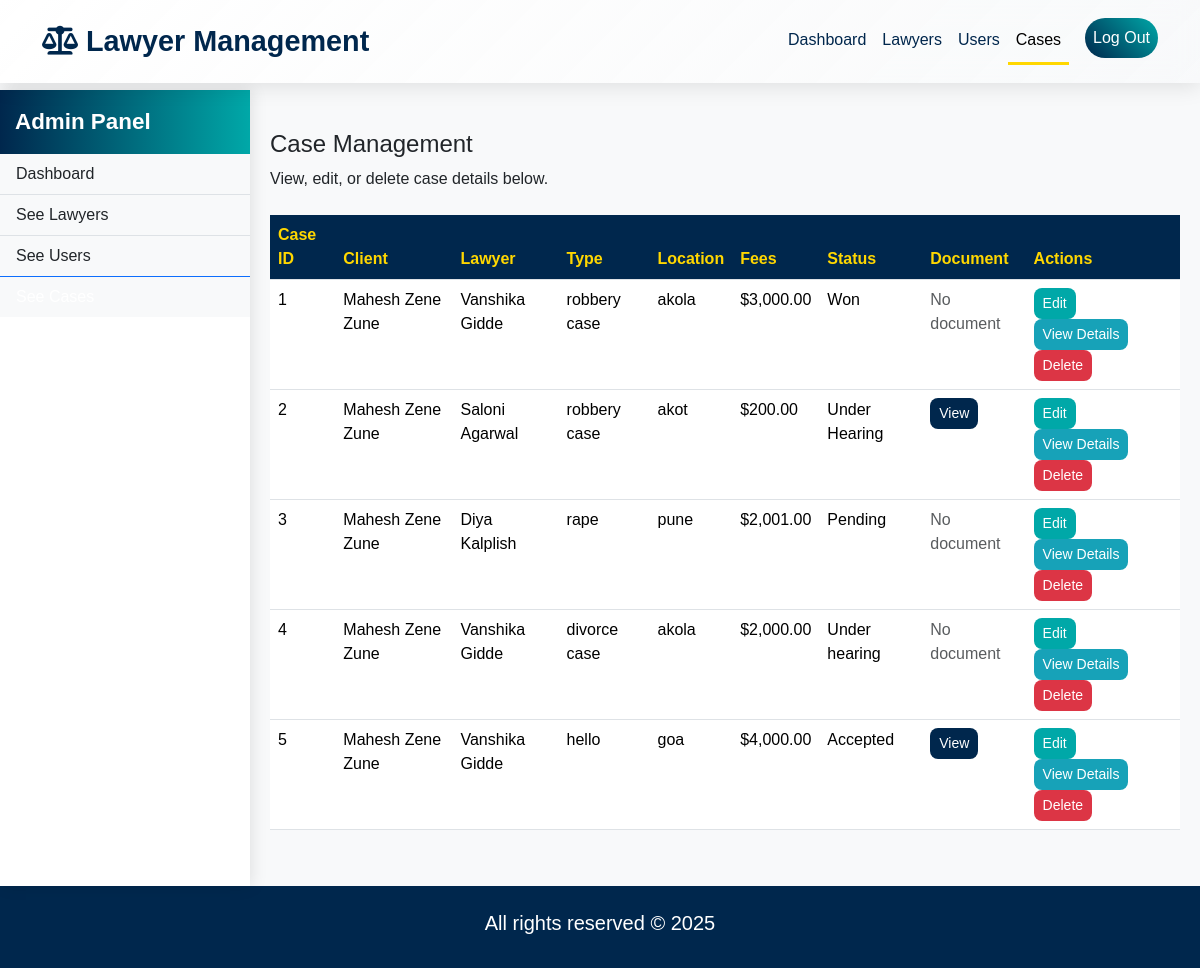
The app's page /admin_case_details.php with its own data.
### tables this page shows
CREATE TABLE `case` (
  `case_id` int(11) NOT NULL,
  `client_id` varchar(20) NOT NULL,
  `lawyer_id` varchar(20) NOT NULL,
  `case_type` varchar(50) NOT NULL,
  `status` varchar(20) NOT NULL DEFAULT 'Pending',
  `location` varchar(100) NOT NULL,
  `fees` decimal(10,2) NOT NULL,
  `document_path` varchar(255) DEFAULT NULL,
  `notes` text DEFAULT NULL,
  `created_at` timestamp NOT NULL DEFAULT current_timestamp(),
  `updated_at` timestamp NOT NULL DEFAULT current_timestamp() ON UPDATE current_timestamp(),
  `deadline` date DEFAULT NULL,
  `hearing_date` date DEFAULT NULL
);

CREATE TABLE `user` (
  `u_id` varchar(20) NOT NULL,
  `first_Name` varchar(100) NOT NULL,
  `last_Name` varchar(100) NOT NULL,
  `email` varchar(100) NOT NULL,
  `password` varchar(100) NOT NULL,
  `status` varchar(100) NOT NULL,
  `role` varchar(100) NOT NULL
);

### admin_case_details.php (the view, shortened to what this page needs)
<?php
$query = "
    SELECT c.case_id, c.case_type, c.location, c.fees, c.document_path, c.status,
           c.client_id, c.lawyer_id,
           client.first_name AS client_fname, client.last_name AS client_lname,
           lawyer.first_name AS lawyer_fname, lawyer.last_name AS lawyer_lname
    FROM `case` c
    JOIN `user` client ON c.client_id = client.u_id
    JOIN `user` lawyer ON c.lawyer_id = lawyer.u_id
";
$result = mysqli_query($conn, $query);
?>
<!doctype html>
<html lang="en">
<head>
  <link href="https://cdn.jsdelivr.net/npm/bootstrap@5.3.2/dist/css/bootstrap.min.css" rel="stylesheet">
  <link rel="stylesheet" href="https://cdnjs.cloudflare.com/ajax/libs/font-awesome/6.0.0-beta3/css/all.min.css">
</head>
<body>
  <div class="page-wrapper">
    <nav class="navbar navbar-expand-lg neo-navbar">
      <div class="container">
        <a class="navbar-brand" href="index.php"><i class="fas fa-balance-scale me-2"></i>Lawyer Management</a>
        <div class="collapse navbar-collapse" id="navbarNav">
          <ul class="navbar-nav ms-auto">
            <li class="nav-item"><a class="nav-link" href="admin_dashboard.php">Dashboard</a></li>
            <li class="nav-item"><a class="nav-link" href="admin_lawyer.php">Lawyers</a></li>
            <li class="nav-item"><a class="nav-link" href="admin_user.php">Users</a></li>
            <li class="nav-item"><a class="nav-link active" href="admin_case_details.php">Cases</a></li>
            <li class="nav-item ms-3"><a class="nav-link btn gradient-btn" href="logout.php">Log Out</a></li>
          </ul>
        </div>
      </div>
    </nav>
    <div class="d-flex">
      <div id="sidebar-wrapper">
        <div class="sidebar-heading">Admin Panel</div>
        <div class="list-group list-group-flush">
          <a href="admin_dashboard.php" class="list-group-item list-group-item-action bg-light">Dashboard</a>
          <a href="admin_lawyer.php" class="list-group-item list-group-item-action bg-light">See Lawyers</a>
          <a href="admin_user.php" class="list-group-item list-group-item-action bg-light">See Users</a>
          <a href="admin_case_details.php" class="list-group-item list-group-item-action bg-light active">See Cases</a>
        </div>
      </div>
      <div id="page-content-wrapper" class="flex-grow-1">
        <div class="dashboard-card">
          <h4 class="text-gradient">Case Management</h4>
          <p class="mb-4 fw-medium">View, edit, or delete case details below.</p>
          <div class="table-responsive">
            <table class="table table-hover" id="caseTable">
              <thead>
                <tr>
                  <th>Case ID</th>
                  <th>Client</th>
                  <th>Lawyer</th>
                  <th>Type</th>
                  <th>Location</th>
                  <th>Fees</th>
                  <th>Status</th>
                  <th>Document</th>
                  <th>Actions</th>
                </tr>
              </thead>
              <tbody>
                <?php while ($row = mysqli_fetch_assoc($result)): ?>
                  <tr>
                    <td><?php echo $row['case_id']; ?></td>
                    <td><?php echo $row['client_fname'] . ' ' . $row['client_lname']; ?></td>
                    <td><?php echo $row['lawyer_fname'] . ' ' . $row['lawyer_lname']; ?></td>
                    <td><?php echo $row['case_type']; ?></td>
                    <td><?php echo $row['location']; ?></td>
                    <td>$<?php echo number_format($row['fees'], 2); ?></td>
                    <td><?php echo $row['status']; ?></td>
                    <td>
                      <?php if ($row['document_path']): ?>
                        <a href="<?php echo $row['document_path']; ?>" target="_blank" class="btn btn-view-doc btn-sm">View</a>
                      <?php else: ?>
                        <span class="text-muted">No document</span>
                      <?php endif; ?>
                    </td>
                    <td>
                      <button class="btn btn-edit btn-sm" data-bs-toggle="modal" data-bs-target="#editModal<?php echo $row['case_id']; ?>">Edit</button>
                      <button class="btn btn-details btn-sm"
                              data-caseid="<?php echo $row['case_id']; ?>"
                              data-client="<?php echo $row['client_fname'] . ' ' . $row['client_lname']; ?>"
                              data-lawyer="<?php echo $row['lawyer_fname'] . ' ' . $row['lawyer_lname']; ?>"
                              data-casetype="<?php echo $row['case_type']; ?>"
                              data-location="<?php echo $row['location']; ?>"
                              data-fees="<?php echo number_format($row['fees'], 2); ?>"
                              data-status="<?php echo $row['status']; ?>"
                              data-document="<?php echo $row['document_path']; ?>"
                              onclick="openCaseDetailsModal(this)">View Details</button>
                      <form method="POST" style="display:inline;" onsubmit="return confirm('Are you sure you want to delete this case?');">
                        <button type="submit" name="delete_case" class="btn btn-delete btn-sm">Delete</button>
                      </form>
                    </td>
                  </tr>
                <?php endwhile; ?>
              </tbody>
            </table>
          </div>
        </div>
      </div>
    </div>
    <footer>
      <div class="container">
        <div class="row">
          <div class="col">
            <h5>All rights reserved © <?php echo date("Y"); ?></h5>
          </div>
        </div>
      </div>
    </footer>
  </div>
</body>
</html>

### admin_case_details.php (style rules this page uses)
:root { --primary-color: #00274D; --accent-color: #FFD700; --secondary-color: #00A8A8; --background-color: #F8F9FA; }
html, body { height: 100%; }
body { font-family: 'Poppins', sans-serif; background: var(--background-color); margin: 0; padding-top: 90px; }
.page-wrapper { display: flex; flex-direction: column; min-height: 100vh; }
#sidebar-wrapper { width: 250px; background: #FFF; box-shadow: 2px 0 15px rgba(0,0,0,0.1); z-index: 1000; overflow-y: auto; }
.sidebar-heading { background: linear-gradient(90deg, var(--primary-color), var(--secondary-color)); color: #FFF; padding: 15px; font-size: 1.4rem; font-weight: 700; }
#page-content-wrapper { flex: 1; padding: 40px 20px; }
.neo-navbar { background: linear-gradient(135deg, rgba(255,255,255,0.95), rgba(248,249,250,0.85)); backdrop-filter: blur(12px); box-shadow: 0 4px 20px rgba(0,0,0,0.1); padding: 15px 0; position: fixed; top: 0; width: 100%; z-index: 1030; }
.navbar-brand { color: var(--primary-color); font-weight: 700; font-size: 1.8rem; }
.nav-link { color: var(--primary-color); font-weight: 500; padding: 10px 15px; transition: all 0.3s ease; }
.nav-link.active { color: var(--accent-color); border-bottom: 3px solid var(--accent-color); }
.gradient-btn { background: linear-gradient(45deg, var(--primary-color), var(--secondary-color)); color: #FFF; border-radius: 25px; padding: 8px 20px; font-weight: 500; transition: all 0.3s ease; }
.table-responsive { margin-top: 20px; }
.table thead th { background: var(--primary-color); color: var(--accent-color); font-weight: 600; }
.btn-edit { background: var(--secondary-color); color: #FFF; border-radius: 8px; transition: all 0.3s ease; }
.btn-delete { background: #DC3545; color: #FFF; border-radius: 8px; transition: all 0.3s ease; }
.btn-view-doc { background: var(--primary-color); color: #FFF; border-radius: 8px; transition: all 0.3s ease; }
.btn-details { background: #17A2B8; color: #FFF; border-radius: 8px; transition: all 0.3s ease; }
footer { background: var(--primary-color); color: #FFF; padding: 25px 0; text-align: center; font-weight: 500; }

### records on screen
case: case_id "1", user.first_Name "Mahesh", user.last_Name "Zene Zune", user.first_Name "Vanshika", user.last_Name "Gidde", case_type "robbery case", location "akola", fees "3,000.00", status "Won", shows "No document"
case: case_id "2", user.first_Name "Mahesh", user.last_Name "Zene Zune", user.first_Name "Saloni", user.last_Name "Agarwal", case_type "robbery case", location "akot", fees "200.00", status "Under Hearing"
case: case_id "3", user.first_Name "Mahesh", user.last_Name "Zene Zune", user.first_Name "Diya", user.last_Name "Kalplish", case_type "rape", location "pune", fees "2,001.00", status "Pending", shows "No document"
case: case_id "4", user.first_Name "Mahesh", user.last_Name "Zene Zune", user.first_Name "Vanshika", user.last_Name "Gidde", case_type "divorce case", location "akola", fees "2,000.00", status "Under hearing", shows "No document"
case: case_id "5", user.first_Name "Mahesh", user.last_Name "Zene Zune", user.first_Name "Vanshika", user.last_Name "Gidde", case_type "hello", location "goa", fees "4,000.00", status "Accepted"
